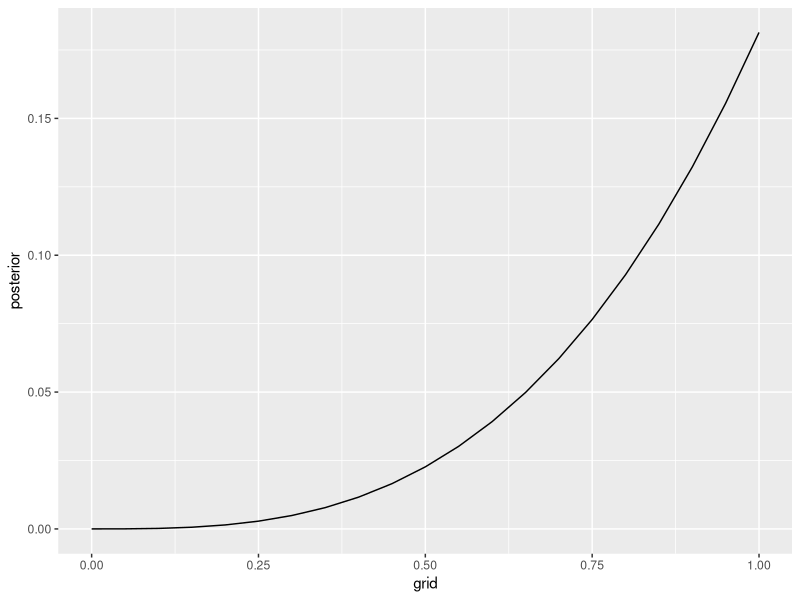
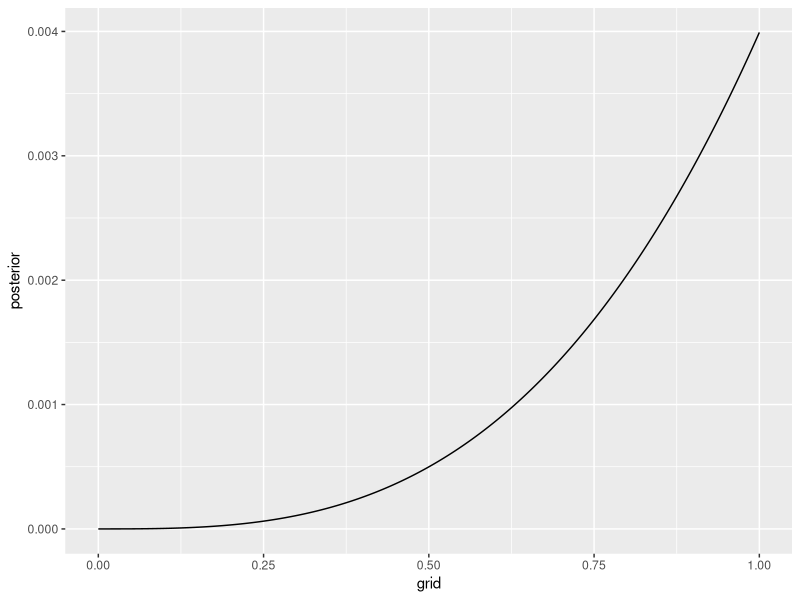

Here is the R script that generated these plots, in order:
## ---- chunk 1
library(tidyverse)
## ---- chunk 2
library()
## ---- chunk 3
N <- 21
grid <- seq(0,1,length.out=N)
prior <- rep(1, N)
likelihood = grid**3

posterior.raw <- likelihood * prior
posterior <- posterior.raw/sum(posterior.raw)
## ---- chunk 4
ggplot()+
  geom_line(aes(x=grid, y=posterior))
## ---- chunk 5
N <- 1001
grid <- seq(0,1,length.out=N)
prior <- rep(1, N)
likelihood = grid**3

posterior.raw <- likelihood * prior
posterior <- posterior.raw/sum(posterior.raw)

ggplot()+
  geom_line(aes(x=grid, y=posterior))
